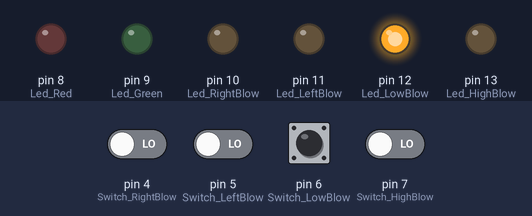
Simulated run of this sketch. Board: Arduino Uno, built with avr-gcc and run on an emulated ATmega328P. Shown: output pins drawn as LEDs (lit = HIGH). Dashed ring = blinking. The inputs (shaded band) are chosen by the test bench; at power-on: pin 4 (Switch_RightBlow), pin 5 (Switch_LeftBlow), pin 6 (Switch_LowBlow), pin 7 (Switch_HighBlow) LOW. Random numbers use the default seed unless the sketch sets one; what the sketch prints to the serial monitor is not drawn.

Above: at 2.2 s.
2.3 s: pin 6 (Switch_LowBlow) pulled HIGH for 0.9 s
At 4.8 s:
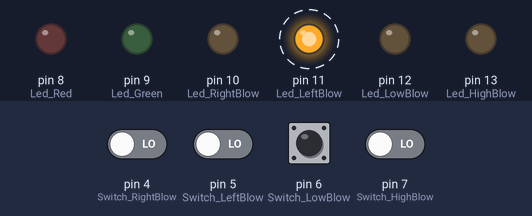
6.9 s: pin 4 (Switch_RightBlow) driven HIGH and pin 5 (Switch_LeftBlow) driven HIGH and pin 6 (Switch_LowBlow) driven HIGH and pin 7 (Switch_HighBlow) driven HIGH
At 8.9 s:
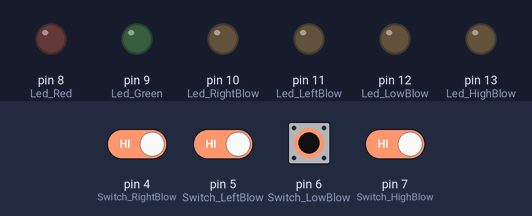
10.6 s: pin 5 (Switch_LeftBlow) driven LOW
At 15.28 s:
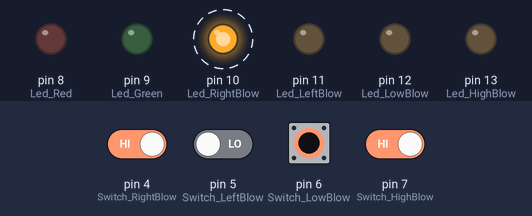
Timing chart, 0 to 20.3 s (numbered marks = the images above; inputs shaded):
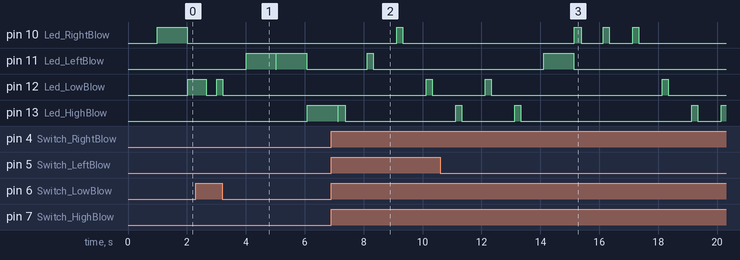

Measured:
- by itself, pin 12 (Led_LowBlow): alternates HIGH for 0.21 s and LOW for 5.8 s

The sketch:

SwitchesReading_V_1.0.ino
```cpp
#define Led_HighBlow 13
#define Led_LowBlow 12
#define Led_LeftBlow 11
#define Led_RightBlow 10
#define Led_Green 9
#define Led_Red 8

#define Switch_HighBlow 7
#define Switch_LowBlow 6
#define Switch_LeftBlow 5
#define Switch_RightBlow 4

unsigned long previousMillis = 0; // el ancho de la variable, "unsigned" solo n° positivos
unsigned long currentMillis = 0;
const long interval = 1000;

int Case;
bool Status;

  void setup()
{
  Serial.begin(9600);


  pinMode(13, OUTPUT);
  pinMode(12, OUTPUT);
  pinMode(11, OUTPUT);
  pinMode(10, OUTPUT);
  pinMode(9, OUTPUT);
  pinMode(8, OUTPUT);

  pinMode(7, INPUT);
  pinMode(6, INPUT);
  pinMode(5, INPUT);
  pinMode(4, INPUT);

}

  void loop()
{
  currentMillis = millis();
    if (currentMillis - previousMillis >= interval)
  { Serial.print("Entre en el IF \n");

    previousMillis = currentMillis;
    Serial.print("previousMillis: ");
    Serial.println(previousMillis);

    Case = random(0, 4);                        // el codigo eligé un Case
    ChangeLights(Case);                        // Ese Case enciende un led
    Status = SwitchesReading(Case);           // Invocamos la lectura del switch correspondiente y en consecuencía, nos da un true/false para Status

    Serial.print("\n Status: ");
    Serial.println(Status);

     if (Status == 1)
   { Serial.print("\n On Led_Green");

     digitalWrite(Led_Green, HIGH);
   }
      else
    { Serial.print("\n On Led_Red" );

      digitalWrite(Led_Red, HIGH);
    }

    ChangeLights(4);                            // Le pedimos al led encendido que se apague.
    Serial.print(" \n To turn Off");
  }
}

 bool SwitchesReading(int condicion)
{
  bool variable;
  int i = 0;
    switch (condicion)
  {
    case 0:

      Serial.print("Entro en el Case 0");

       while(i <= 5)
     {
         Serial.print("Entro en el While");

      variable = digitalRead(Switch_HighBlow);       //Leo el switch, siendo esá mi lectura predeterminada.

         Serial.println(variable);

        if (variable == 1)
      {                                     // Siendo el 1 logico, mí lectura predeterminada, esta acción se ejecutara cuando lea un 0.
        delay(200);                        // Retardo antirebote para mí "Pull Down"
        return true;
        break;
      }
        else
      {
        delay(200);
        i = ++i;
        //Status = false;
      }

        if (i == 5)
      {
        return false;
      }

     }
    break;
    case 1:

      Serial.print("Entro en el Case 1");

       while(i <= 5)
     {
         Serial.print("Entro en el While");

      variable = digitalRead(Switch_LowBlow);
        if (variable == 1)
      {
        delay(200);
        return  true;
        break;
      }
        else
      {
        delay(200);
        i = ++i;
        //Status = false;
      }

        if (i == 5)
      {
        return false;
      }

     }
    break;
    case 2:

      Serial.print("Entro en el Case 2");

       while(i <= 5)
     {
         Serial.print("Entro en el While");

      variable = digitalRead(Switch_LeftBlow);
        if (variable == 1)
      {
        delay(200);
        return true;
        break;
      }
        else
      {
        delay(200);
        i = ++i;
        //Status = false;
      }

        if (i == 5)
      {
        return false;
      }

     }
    break;
    case 3:

      Serial.print("Entro en el Case 3");

       while(i <= 5)
     {
         Serial.print("Entro en el While");

      variable = digitalRead(Switch_RightBlow);
        if (variable == 1)
      {
        delay(200);
        return true;
        break;
      }
        else
      {
        delay(200);
        i = ++i;
        //Status = false;
      }

        if (i == 5)
      {
        return false;
      }

     }

    break;
  }

}

  void ChangeLights(int Condicion)
{
    switch (Condicion)
  {
    case 4: //Led_Off
      digitalWrite(Led_HighBlow, LOW);
      digitalWrite(Led_LowBlow, LOW);
      digitalWrite(Led_LeftBlow, LOW);
      digitalWrite(Led_RightBlow, LOW);
      digitalWrite(Led_Green, LOW);
      digitalWrite(Led_Red, LOW);

      //Serial.print("To Turn Off \n");
      break;
    case 0:  //Led_HighBlow_On
      digitalWrite(Led_HighBlow, HIGH);
      digitalWrite(Led_LowBlow, LOW);
      digitalWrite(Led_LeftBlow, LOW);
      digitalWrite(Led_RightBlow, LOW);

      //Serial.print("High Blow \n");
      break;
    case 1:  //Led_LowBlow_On
      digitalWrite(Led_HighBlow, LOW);
      digitalWrite(Led_LowBlow, HIGH);
      digitalWrite(Led_LeftBlow, LOW);
      digitalWrite(Led_RightBlow, LOW);

      //Serial.print("Low Blow \n");
      break;
    case 2:  //Led_LeftBlow_On
      digitalWrite(Led_HighBlow, LOW);
      digitalWrite(Led_LowBlow, LOW);
      digitalWrite(Led_LeftBlow, HIGH);
      digitalWrite(Led_RightBlow, LOW);

      //Serial.print("Left Blow \n");
      break;
    case 3:  //Led_RightBlow_On
      digitalWrite(Led_HighBlow, LOW);
      digitalWrite(Led_LowBlow, LOW);
      digitalWrite(Led_LeftBlow, LOW);
      digitalWrite(Led_RightBlow, HIGH);

      //Serial.print("Right Blow \n");
      break;
  }
}
```
